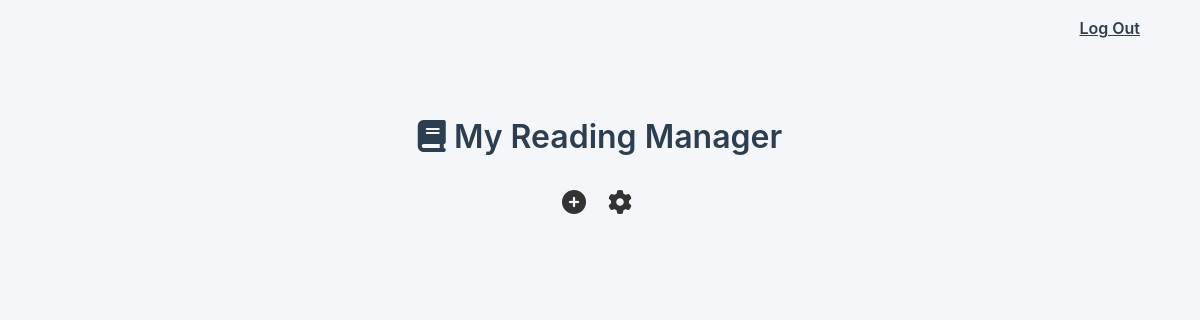
Page / (signed in) on the earlier database version.
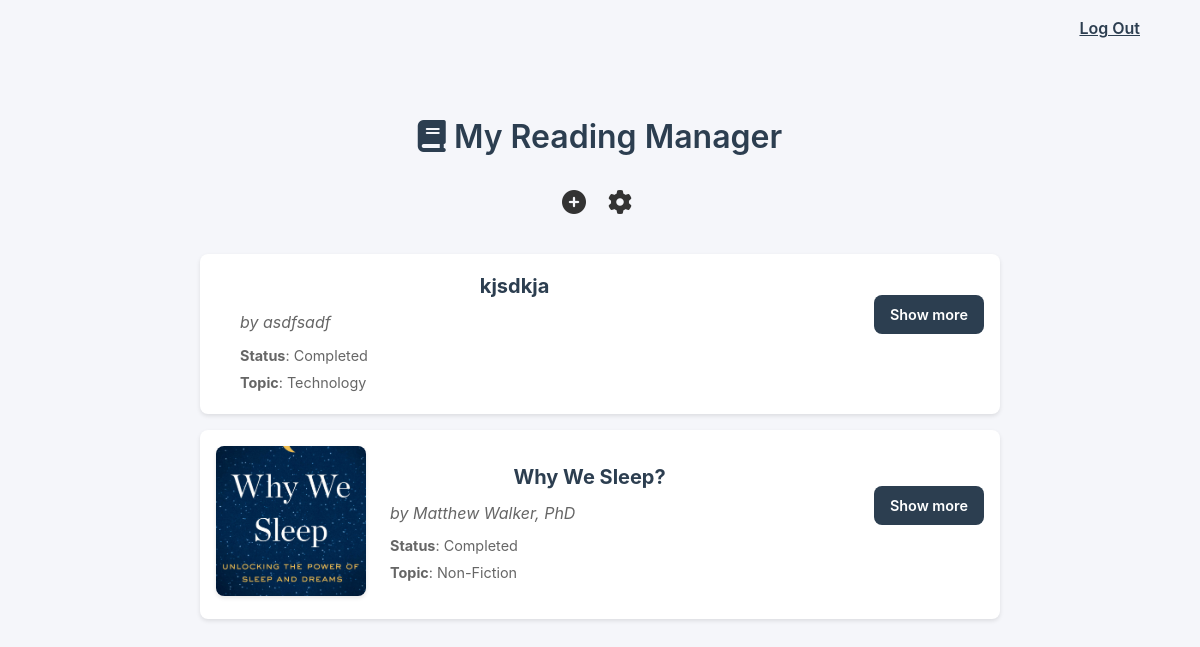
Same page on the later database version.
### reading_manager/models.py (models this page shows, shortened)
class Book(models.Model):
    FICTION = 'FIC'
    NON_FICTION = 'NON'
    SCIENCE = 'SCI'
    TECHNOLOGY = 'TECH'
    BUSINESS = 'BUS'
    SELF_HELP = 'SELF'
    BIOGRAPHY = 'BIO'
    HISTORY = 'HIST'
    TOPIC_CHOICES = [
        (FICTION, 'Fiction'),
        (NON_FICTION, 'Non-Fiction'),
        (SCIENCE, 'Science'),
        (TECHNOLOGY, 'Technology'),
        (BUSINESS, 'Business'),
        (SELF_HELP, 'Self Help'),
        (BIOGRAPHY, 'Biography'),
        (HISTORY, 'History'),
    ]
    NOT_STARTED = 'NS'
    READING = 'RD'
    COMPLETED = 'CP'
    STATUS_CHOICES = [
        (NOT_STARTED, 'Not Started'),
        (READING, 'Reading'),
        (COMPLETED, 'Completed'),
    ]
    name = models.CharField(max_length=64)
    author = models.CharField(max_length=64)
    rating = models.IntegerField(
        validators=[
            MinValueValidator(1, message="Rating must be at least 1"),
            MaxValueValidator(100, message="Rating cannot exceed 100")
        ],
        null=True,
        blank=True
    )
    created_at = models.DateTimeField(default=timezone.now)
    cover = models.ImageField(null=True, blank=True)
    topic = models.CharField(
        max_length=4,
        choices=TOPIC_CHOICES,
        default=None,
    )
    notes = models.TextField(blank=True)
    status = models.CharField(
        max_length=2,
        choices=STATUS_CHOICES,
        default=NOT_STARTED,
    )
    class Meta:
        ordering = ["-created_at"]

### reading_manager/views.py (the view)
# urls.py: path("", views.index, name="index"),
@login_required(login_url='login')
def index(request):
    books = Book.objects.all()
    return render(request, "index.html", {"books": books})

### reading_manager/templates/index.html (shortened to what this page needs)
{% load static %}
<!DOCTYPE html>
<html lang="en">
<head>
    <link href="{% static 'css/style.css' %}" rel="stylesheet">
    <link rel="stylesheet" href="https://cdnjs.cloudflare.com/ajax/libs/font-awesome/6.5.1/css/all.min.css">
</head>
<body>
    <p class="logout"><a href="{% url 'logout' %}">Log Out</a></p>
    <div class="container">
        <h1><i class="fa-solid fa-book"></i> My Reading Manager </h1>
        <div class="general-buttons">
                <a href="{% url 'add_book' %}" class="icon-button">
                    <i class="fas fa-plus-circle"></i>
                </a>
            <button class="list-edit-button icon-button">
                <i class="fas fa-cog"></i>
            </button>
        </div>
        <div class="books-list">
            {% for book in books %}
            <div class="book-item">
                <div class="book-icon">
                    {% if book.cover %}
                    <img src="{{ book.cover.url }}" alt="Book icon" style="width:150px;">
                    {% endif %}
                </div>
                <div class="book-details">
                    <h2 class="book-title">{{ book.name }}</h2>
                    <p class="book-author">by {{ book.author }}</p>
                    <p class="book-status"><strong>Status</strong>: {{ book.get_status_display }}</p>
                    <p class="book-topic"><strong>Topic</strong>: {{ book.get_topic_display }}</p>
                </div>
                <div class="book-options">
                    <a href="{% url 'book_profile' book.pk %}" class="visit-profile-button">Show more</a>
                </div>
            </div>
            {% endfor %}
        </div>
    </div>
</body>
</html>

Differences in the rows shown:
added Book: name "kjsdkja", author "asdfsadf", status "Completed", topic "Technology"
added Book: cover (picture), name "Why We Sleep?", author "Matthew Walker, PhD", status "Completed", topic "Non-Fiction"
